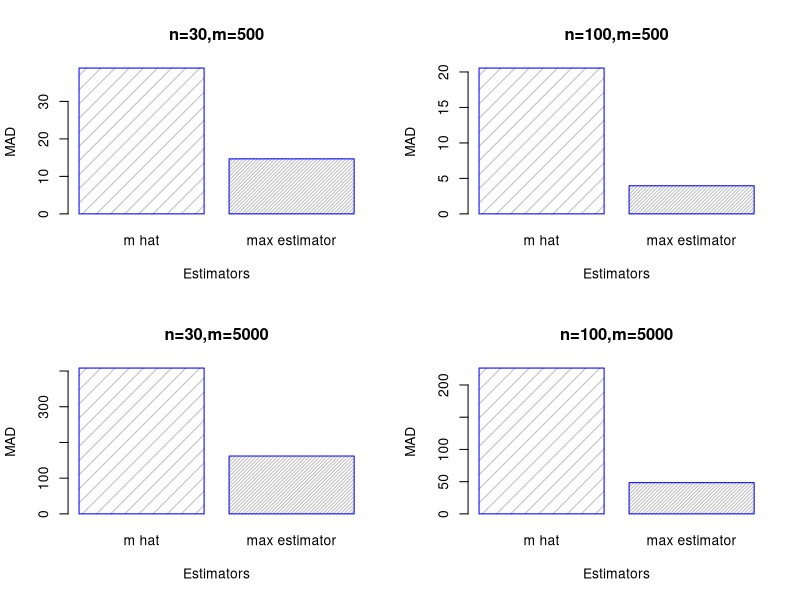
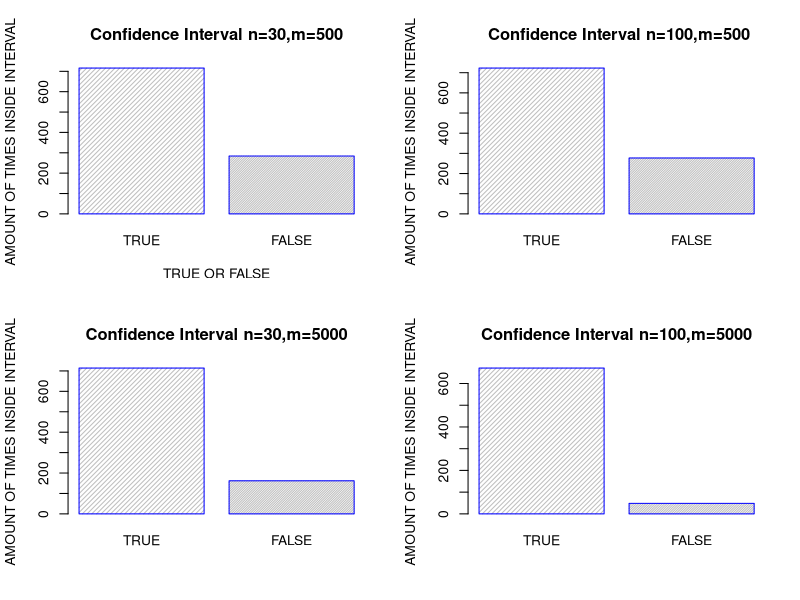

The R source for these figures, in order:


#Omar Santos
#STATS211 



# Part 2
#determine bean absolute difference
#test estimator for n=30,100 and m=500,5000

#Part 3
#construct %=95 confidence interval for m, simualate 1000 sets
#Try n = 30, 100 and m = 500, 5000.

#first experiment, m=500 n=30
#stores the values for the both MADs and confidence intervals
value1 = list()
value11=list()
tvalues=list()

#does it 1000 times
 for(i in 1:1000){
 
 #gets 30 numbers out of 500 without replacement
   x1=sample(1:500,30,replace=F) 
   
   #gets the max number out of those 30
   estimate1=max(x1)
   
   #standard deviation
  s1=sd(x1)
  
  #gets mean of those umbers
  m1=mean(x1)
  
  #our estimator  2 times the mean -1
   mhat1=2*mean(x1)-1
   
   #MAD for our estimator
   y=abs(mhat1-500)
   
   #MAD for using max value as estimator
   z=abs(estimate1-500)
   
   #stores our MAD estimator
   value1[i]=y
   
   #stores the max estimator
   value11[i]=z
   
   #gets confidence interval range
   error1 <- qt(0.975,df=30-1)*s1/sqrt(30)
   #LEFT BOUND
   left1 <- mhat1 - error1
   # right bound
   right1 <- mhat1 + error1
   #checks if inside , returns true or false
   inside1 <- left1 <= 500 && 500 <= right1
   #stores true or false
   tvalues[i]=inside1
   
 
 }
 #sum all the mean values stores
 sumValue = sum(unlist(value1))
  sumValue1 = sum(unlist(value11))
  
  #divides mean values added and divides by 1000
 exp1 = sumValue/1000
 maxexp1=sumValue1/1000
 #returns number of true values
 true1=length(tvalues[tvalues==TRUE])
 
 
# second experiment, m=500 n=100
 value2 = list()
  value22 = list()
  tvalues2=list()
  for(i in 1:1000){
 
    x2=sample(1:500,100,replace=F)
      estimate2=max(x2)
    s2=sd(x2)
    m2=mean(x2)
 
    mhat2=2*mean(x2)-1
    y=abs(mhat2-500)
    z=abs(estimate2-500)
    value2[i]=y
    value22[i]=z
   
    
    error2 <- qnorm(0.975)*s2/sqrt(100)
    left2 <- mhat2 - error2
    right2 <- mhat2 + error2
    inside2 <- left2 <= 500 && 500 <= right2
     tvalues2[i]=inside2
 
  }
 
 
 sumValue = sum(unlist(value2))
 sumValue2 = sum(unlist(value22))
 exp2 = sumValue/1000
  maxexp2=sumValue2/1000
 true2= length(tvalues2[tvalues2==TRUE])

#third, m=5000 n=30
value3 = list()
value33 = list()
tvalue3=list()
 for(i in 1:1000){
 
   x3=sample(1:5000,30,replace=F)
     estimate3=max(x3)
   s3=sd(x3)
   m3=mean(x3)
 
   mhat3=2*mean(x3)-1
   y=abs(mhat3-5000)
   z=abs(estimate3-5000)
   value3[i]=y
   value33[i]=z
   
   error3 <- qt(0.975,df=30-1)*s3/sqrt(30)
   left3 <- mhat3 - error3
   right3 <- mhat3 + error3
   inside3 <- left3 <= 5000 && 5000 <= right3
   tvalue3[i]=inside3
   
   
 
 }
 
 sumValue = sum(unlist(value3))
  sumValue3 = sum(unlist(value33))
 exp3 = sumValue/1000
  maxexp3=sumValue3/1000
   true3= length(tvalue3[tvalue3==TRUE])
 
#fourth experiment, m=5000 n=100
 value4 = list()
 value44 = list()
 tvalue4=list()
  for(i in 1:1000){
 
    x4=sample(1:5000,100,replace=F)
      estimate4=max(x4)
    s4=sd(x4)
    m4=mean(x4)
 
    mhat4=2*mean(x4)-1
    y=abs(mhat4-5000)
    z=abs(estimate4-5000)
    value4[i]=y
    value44[i]=z
    
    error4 <- qnorm(0.975)*s4/sqrt(100)
    left4 <- mhat4 - error4
    right4 <- mhat4 + error4
    inside4 <- left4 <= 5000 && 5000 <= right4
    tvalue4[i]=inside4
 
  }
 
 sumValue = sum(unlist(value4))
  sumValue4 = sum(unlist(value44))
 exp4 = sumValue/1000
  maxexp4=sumValue4/1000
     true4= length(tvalue4[tvalue4==TRUE])
 

#DOES THE GRAPHING
par(mfrow=c(2,2))

experiments <-c(exp1,maxexp1)
barplot(experiments,main="n=30,m=500", xlab="Estimators",  
    ylab="MAD", names.arg=c("m hat","max estimator"), 
    border="blue", density=c(10,40))


experiments2 <-c(exp2,maxexp2)
barplot(experiments2,main="n=100,m=500", xlab="Estimators",  
    ylab="MAD", names.arg=c("m hat","max estimator"), 
    border="blue", density=c(10,40))

experiments3 <-c(exp3,maxexp3)
barplot(experiments3,main="n=30,m=5000", xlab="Estimators",  
    ylab="MAD", names.arg=c("m hat","max estimator"), 
    border="blue", density=c(10,40))


experiments4 <-c(exp4,maxexp4)
barplot(experiments4,main="n=100,m=5000", xlab="Estimators",  
    ylab="MAD", names.arg=c("m hat","max estimator"), 
    border="blue", density=c(10,40))



par(mfrow=c(2,2))


experiments1 <-c(true1,1000-true1)
barplot(experiments1,main="Confidence Interval n=30,m=500", xlab="TRUE OR FALSE",  
    ylab="AMOUNT OF TIMES INSIDE INTERVAL", names.arg=c("TRUE","FALSE"), 
    border="blue", density=c(30,60))


experiments22 <-c(true2,1000-true2)
barplot(experiments22,main=" Confidence Interval n=100,m=500", xlab="",  
    ylab="AMOUNT OF TIMES INSIDE INTERVAL", names.arg=c("TRUE","FALSE"), 
    border="blue", density=c(30,60))

experiments33 <-c(true3,maxexp3)
barplot(experiments33,main="Confidence Interval n=30,m=5000", xlab="",  
    ylab="AMOUNT OF TIMES INSIDE INTERVAL", names.arg=c("TRUE","FALSE"), 
    border="blue", density=c(30,60))


experiments44 <-c(true4,maxexp4)
barplot(experiments44,main="Confidence Interval n=100,m=5000", xlab="",  
    ylab="AMOUNT OF TIMES INSIDE INTERVAL", names.arg=c("TRUE","FALSE"), 
    border="blue", density=c(30,60))



